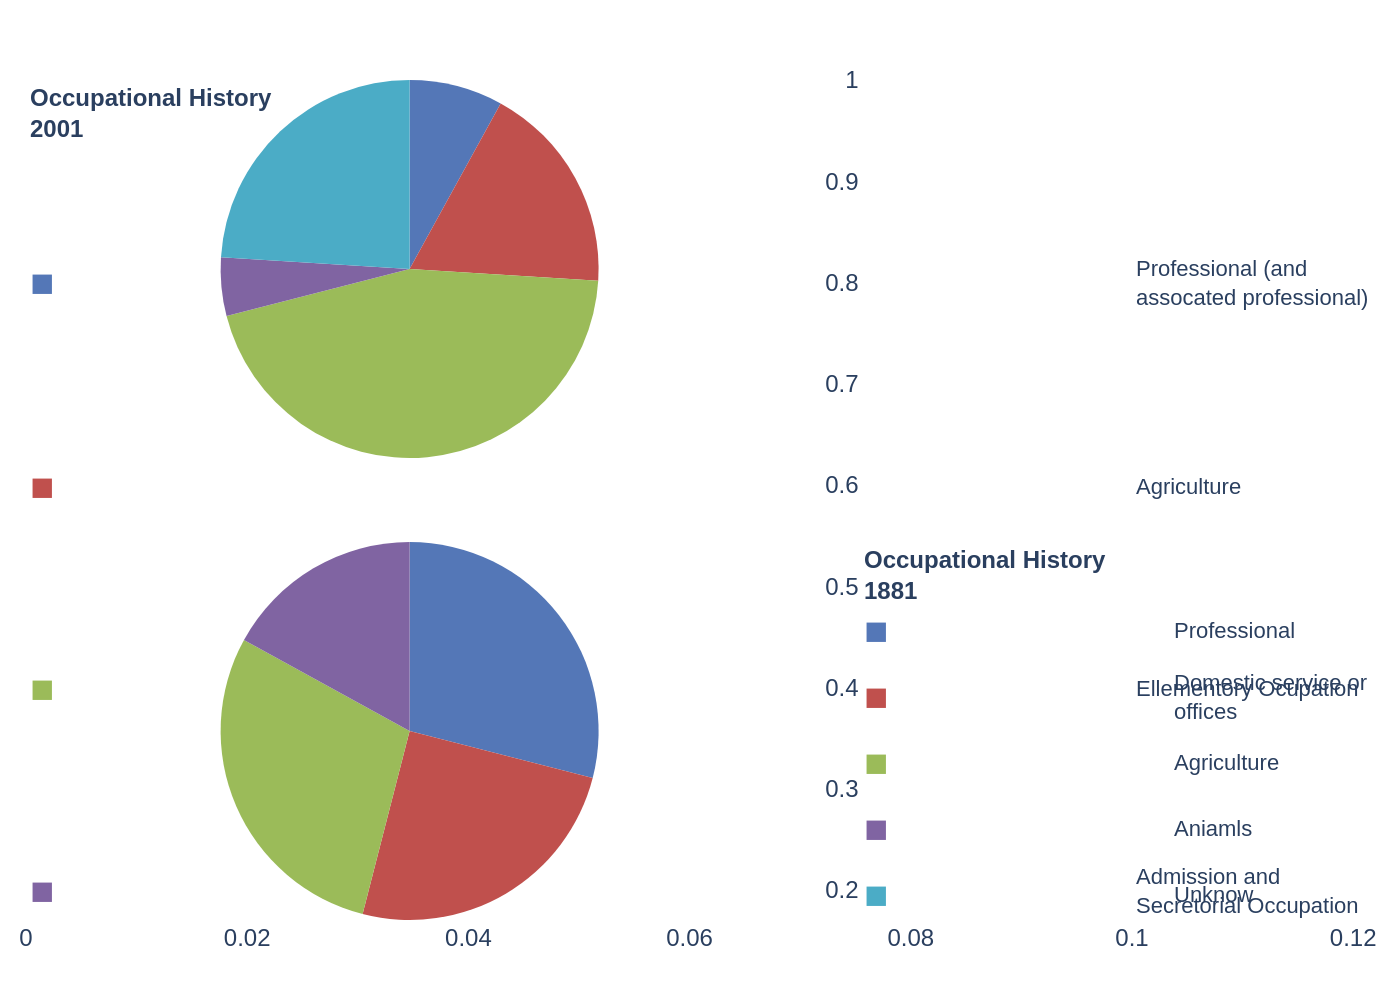

The Python source for this figure:
import sys
import json
import plotly.graph_objects as go
from plotly.subplots import make_subplots
import os

# Check for command-line argument
if len(sys.argv) != 2:
    print("Usage: python script.name.py <path_to_json_file>")
    sys.exit(1)

json_path = sys.argv[1]

# Read data from the specified JSON file
try:
    with open(json_path, 'r', encoding='utf-8') as f:
        chart_info = json.load(f)
except FileNotFoundError:
    print(f"Error: JSON file not found at {json_path}")
    sys.exit(1)
except json.JSONDecodeError:
    print(f"Error: Could not decode JSON from {json_path}")
    sys.exit(1)

# Extract data
chart_data = chart_info.get('chart_data', [])

# Create figure with subplots
# Column 1 will hold the pie charts, Column 2 will be used for custom legends
fig = make_subplots(
    rows=2, cols=2,
    specs=[[{'type': 'domain', 'colspan': 1}, {'type': 'xy'}],
           [{'type': 'domain', 'colspan': 1}, {'type': 'xy'}]],
    column_widths=[0.6, 0.4],
    vertical_spacing=0.1,
    horizontal_spacing=0.05
)

# Plot data and create custom legends for each chart
subplot_details = [
    {'chart_index': 0, 'pie_row': 1, 'pie_col': 1, 'legend_xref': 'x2', 'legend_yref': 'y2'},
    {'chart_index': 1, 'pie_row': 2, 'pie_col': 1, 'legend_xref': 'x4', 'legend_yref': 'y4'}
]

for details in subplot_details:
    if details['chart_index'] < len(chart_data):
        data = chart_data[details['chart_index']]
        
        # Add Pie chart trace
        fig.add_trace(go.Pie(
            labels=data['labels'],
            values=data['values'],
            marker_colors=data['colors'],
            hoverinfo='label+percent',
            textinfo='none',
            sort=False,
            direction='clockwise'
        ), row=details['pie_row'], col=details['pie_col'])

        # Add title annotation for the subplot
        fig.add_annotation(
            xref=details['legend_xref'], yref=details['legend_yref'],
            x=0, y=1.0,
            text=f"<b>{data['title']}</b>",
            showarrow=False,
            font=dict(size=12),
            align='left',
            xanchor='left', yanchor='top'
        )

        # Add custom legend annotations
        y_pos = 0.8
        y_step = 0.2 if len(data['labels']) <= 4 else 0.15 # Adjust spacing for more items
        for label, color in zip(data['labels'], data['colors']):
            # Colored square
            fig.add_annotation(
                xref=details['legend_xref'], yref=details['legend_yref'],
                x=0, y=y_pos,
                text='■',
                showarrow=False,
                font=dict(color=color, size=20),
                align='left',
                xanchor='left', yanchor='middle'
            )
            # Text label
            fig.add_annotation(
                xref=details['legend_xref'], yref=details['legend_yref'],
                x=0.1, y=y_pos,
                text=label,
                showarrow=False,
                font=dict(size=11),
                align='left',
                xanchor='left', yanchor='middle'
            )
            y_pos -= y_step

# Update overall layout
fig.update_layout(
    showlegend=False,
    font_family="Arial",
    margin=dict(t=40, b=40, l=10, r=10),
    plot_bgcolor='rgba(0,0,0,0)',
    paper_bgcolor='white',
)

# Hide axes of the 'xy' subplots used for legends
fig.update_xaxes(visible=False)
fig.update_yaxes(visible=False)

# Generate output filename and save the image
base_filename = os.path.splitext(os.path.basename(json_path))[0]
output_filename = f"{base_filename}.png"
fig.write_image(output_filename, scale=2)

print(f"Chart saved to {output_filename}")
